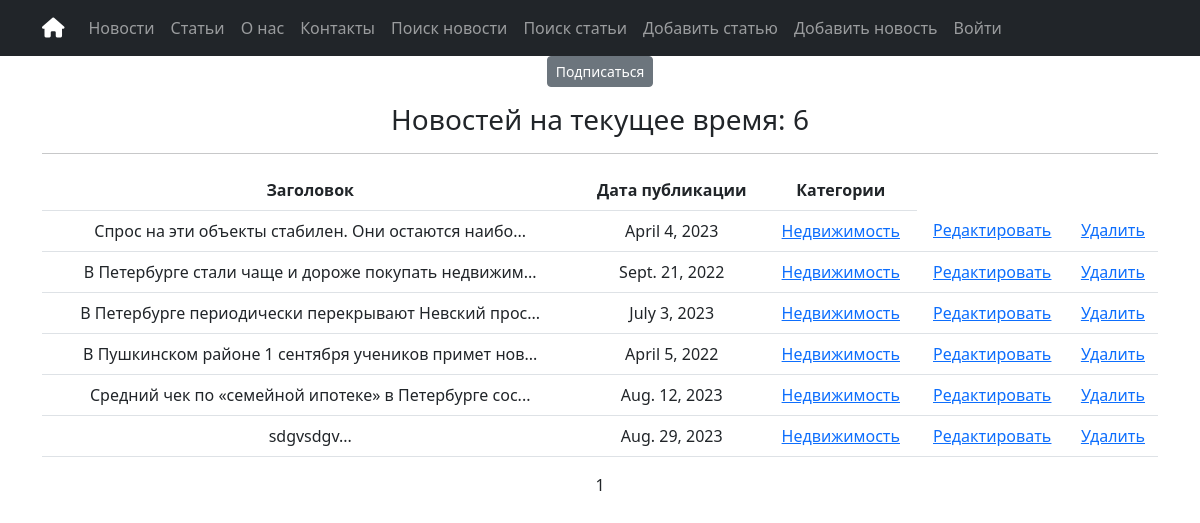
The app's page /news/categories/3, older data.
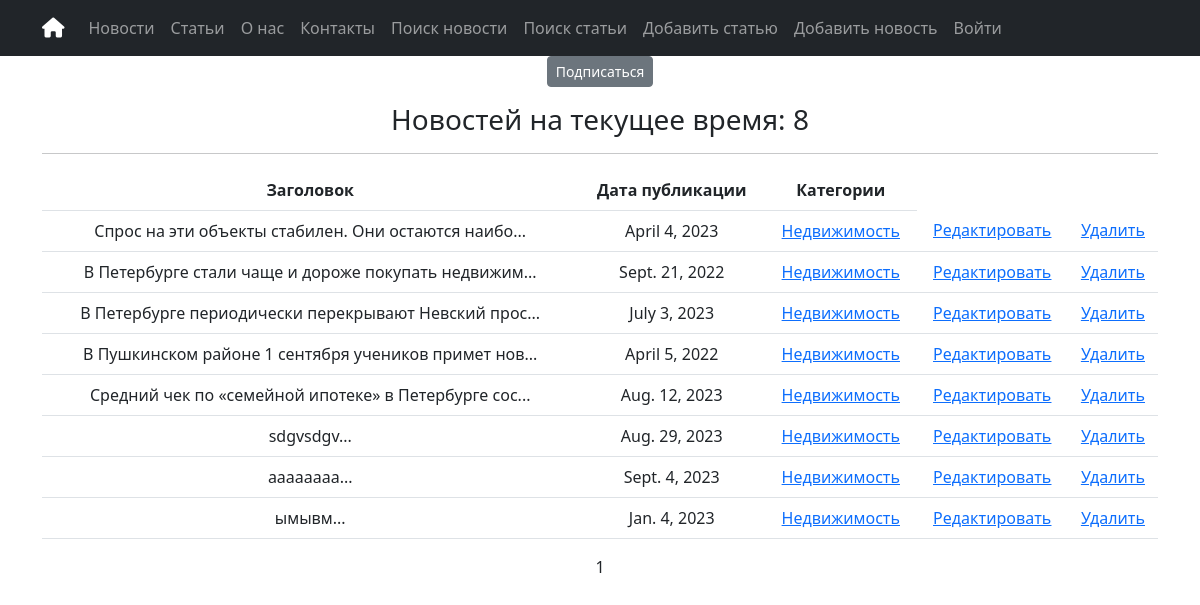
The same page, newer data.
### simpleapp/models.py (models this page shows, shortened)
class News(models.Model):
    title = models.CharField(
        max_length=50,
        unique=True, # названия товаров не должны повторяться
    )
    description = models.TextField()
    date = models.DateField(help_text=('YYYY-MM-DD'))
    category = models.ManyToManyField(
        Category,
        related_name='news', # все новости в категории будут доступны через поле news
    )
    class Meta:
        verbose_name_plural = "News"

class Category(models.Model):
    name = models.CharField(max_length=100, unique=True)
    subscribers = models.ManyToManyField(User, related_name='categories' )
    def __str__(self):
        return self.name.title()
    class Meta:
        verbose_name_plural = "Categories"

### simpleapp/views.py (the view)
# urls.py: path('categories/<int:pk>', CategoryView.as_view(), name='category_details'),
class CategoryView(NewsList):
    model = News
    template_name = 'news/category_list.html'
    context_object_name = 'category_news_list'
    def get_queryset(self):
        self.category = get_object_or_404(Category, id=self.kwargs['pk'])
        queryset = News.objects.filter(category=self.category)
        return queryset
    def get_context_data(self, **kwargs):
        context = super().get_context_data(**kwargs)
        context['is_not_subscriber'] = self.request.user not in self.category.subscribers.all()
        context['category'] = self.category
        return context

### simpleapp/views.py (called while the page is built)
    def get_context_data(self, **kwargs):
        context = super().get_context_data(**kwargs)
        context['next_sale'] = f"Новостей на текущее время:"
        return context

### templates/news/category_list.html (shortened to what this page needs)
{% extends 'flatpages/default.html' %}
{% load custom_filters %}
{% load custom_tags %}
{% block content %}
{% if is_not_subscriber %}
<p class="text-center"><a href="{% url 'subscribe' category.id %}" class="btn btn-secondary btn-sm">Подписаться</a></p>
{% endif %}
{% if page_obj.paginator.count > 0 %}
<h3> {{ next_sale }} {{ page_obj.paginator.count }}</h3>
{% endif %}
<hr>
{% if category_news_list %}
<table class="table" style="width: 100%;">
    <thead>
        <tr>
            <th>Заголовок</th>
            <th>Дата публикации</th>
            <th>Категории</th>
        </tr>
    </thead>
    <tbody>
        {% for item in category_news_list %}
        <tr>
            <td>
                <a class="nav-link" href="{% url 'news_detail' pk=item.pk %}">{{ item.title|truncatewords:20}}...</a>
            </td>
            <td>{{ item.date }}</td>
            <td>
                {% for category in item.category.all %}
                <a href="{% url 'category_details' category.id %}">{{ category }}</a>
                {% endfor %}
            </td>
            <td>
                <a href="{% url 'news_update' item.id %}"><u>Редактировать</u></a>
            </td>
            <td>
                <a href="{% url 'news_delete' item.id %}"><u>Удалить</u></a>
            </td>
        </tr>
        {% endfor %}
    </tbody>
</table>
{% else %}
<h2>Новостей нет!</h2>
{% endif %}
{% if page_obj.paginator.count > 0 %}
{{ page_obj.number }}
{% endif %}
{% endblock content %}

### templates/flatpages/default.html (shortened to what this page needs)
{% load static %}
<!DOCTYPE html>
<html lang="en">
<head>
    <link href="{% static 'fontawesomefree/css/fontawesome.css' %}" rel="stylesheet" type="text/css">
    <link href="{% static 'fontawesomefree/css/brands.css' %}" rel="stylesheet" type="text/css">
    <link href="{% static 'fontawesomefree/css/solid.css' %}" rel="stylesheet" type="text/css">
    <link href="{%static 'css/styles.css' %}" rel="stylesheet" />
</head>
<body>
    <nav class="navbar navbar-expand-lg navbar-dark bg-dark static-top">
        <div class="container">
            <a class="navbar-brand" href="/home/"><i class="fa-solid fa-house"></i></a>
            <div class="collapse navbar-collapse" id="navbarResponsive">
                <ul class="navbar-nav ml-auto">
                    <li class="nav-item active">
                        <a class="nav-link" href="/news/">Новости</a>
                    </li>
                    <li class="nav-item active">
                        <a class="nav-link" href="/articles/">Cтатьи</a>
                    </li>
                    <li class="nav-item">
                        <a class="nav-link" href="/about/">О нас</a>
                    </li>
                    <li class="nav-item">
                        <a class="nav-link" href="/contacts/">Контакты</a>
                    </li>
                    <li class="nav-item">
                        <a class="nav-link" href="/news/search/">Поиск новости</a>
                    </li>
                    <li class="nav-item">
                        <a class="nav-link" href="/articles/search-art/">Поиск статьи</a>
                    </li>
                    <li class="nav-item">
                        <a class="nav-link" href="/articles/create-art/">Добавить статью</a>
                    </li>
                    <li class="nav-item">
                        <a class="nav-link" href="/news/create/">Добавить новость</a>
                    </li>
                    <li class="nav-item">
                        <a class="nav-link" href="/accounts/login/">Войти</a>
                    </li>
                </ul>
            </div>
        </div>
    </nav>
    <div class="container">
        <div class="row">
            <div class="col-lg-12 text-center">
                {% block content %}{% endblock content %}
            </div>
        </div>
    </div>
</body>
</html>

Row changes from the older to the newer data that the page shows:
added News: title "аааааааа", date "Sept. 4, 2023", Category (name "Недвижимость")
added News: title "ымывм", date "Jan. 4, 2023", Category (name "Недвижимость")
Text that changed along with them:
{{ page_obj.paginator.count }}: "6" → "8"
